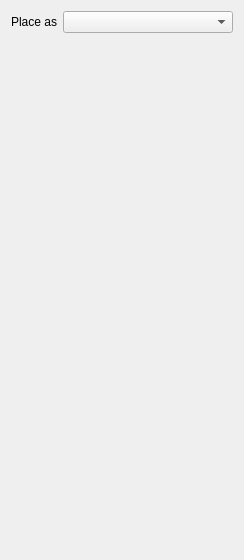
<?xml version="1.0" encoding="UTF-8"?>
<ui version="4.0">
 <class>UnitPalette</class>
 <widget class="QDialog" name="UnitPalette">
  <property name="geometry">
   <rect>
    <x>0</x>
    <y>0</y>
    <width>244</width>
    <height>560</height>
   </rect>
  </property>
  <property name="windowTitle">
   <string>Unit Palette</string>
  </property>
  <layout class="QVBoxLayout" name="verticalLayout">
   <item>
    <layout class="QHBoxLayout" name="horizontalLayout_2">
     <item>
      <widget class="QLabel" name="label">
       <property name="text">
        <string>Place as</string>
       </property>
      </widget>
     </item>
     <item>
      <widget class="QComboBox" name="player">
       <property name="sizePolicy">
        <sizepolicy hsizetype="Expanding" vsizetype="Fixed">
         <horstretch>0</horstretch>
         <verstretch>0</verstretch>
        </sizepolicy>
       </property>
      </widget>
     </item>
    </layout>
   </item>
   <item>
    <widget class="UnitSelector" name="selector" native="true"/>
   </item>
  </layout>
 </widget>
 <layoutdefault spacing="6" margin="11"/>
 <customwidgets>
  <customwidget>
   <class>UnitSelector</class>
   <extends>QWidget</extends>
   <header>UnitSelector.h</header>
   <container>1</container>
  </customwidget>
 </customwidgets>
 <resources/>
 <connections/>
</ui>
